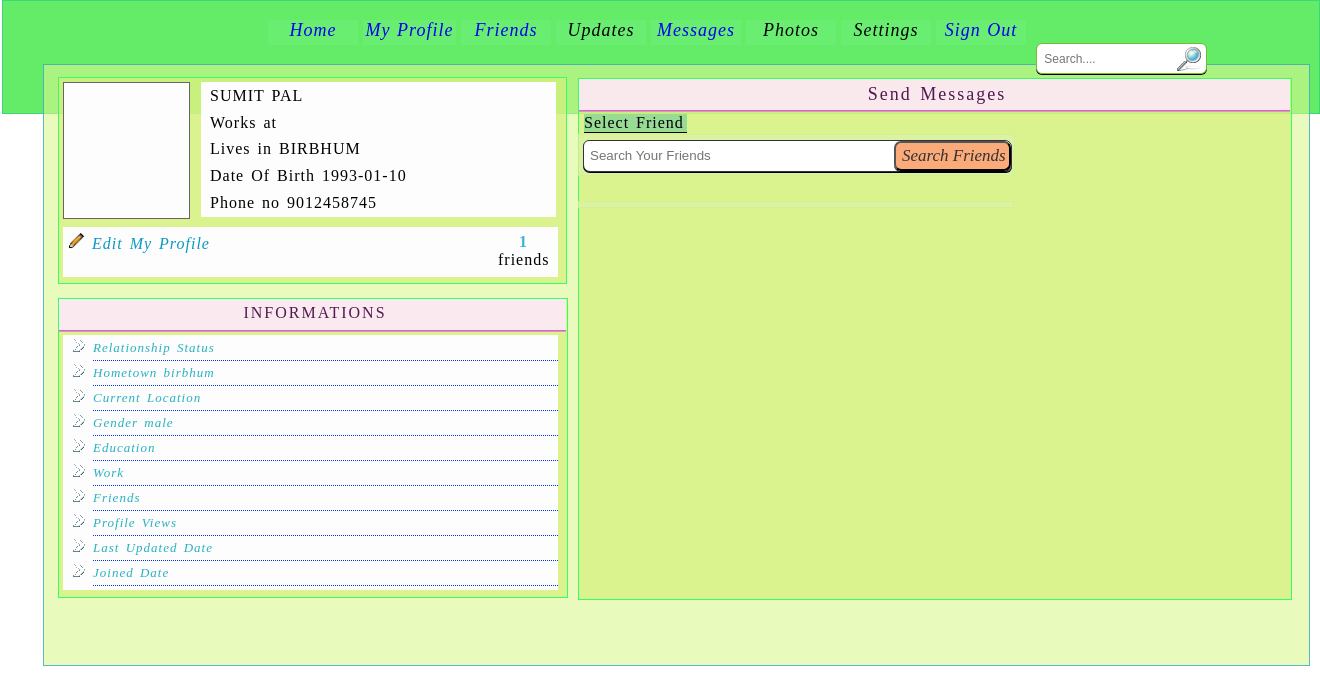
The app's page /select_user.php (signed in) with its own data.
### tables this page shows
CREATE TABLE IF NOT EXISTS `members` (
  `mem_id` int(20) NOT NULL AUTO_INCREMENT,
  `username` varchar(32) NOT NULL,
  `password` varchar(32) NOT NULL,
  `fname` varchar(30) NOT NULL,
  `lname` varchar(30) NOT NULL,
  `address` varchar(35) NOT NULL,
  `DOB` date NOT NULL,
  `email` varchar(30) NOT NULL,
  `contact` varchar(30) NOT NULL,
  `gender` varchar(10) NOT NULL,
  PRIMARY KEY (`mem_id`)
);

### select_user.php (the view, shortened to what this page needs)
<!DOCTYPE html PUBLIC "-//W3C//DTD XHTML 1.0 Transitional//EN" "http://www.w3.org/TR/xhtml1/DTD/xhtml1-transitional.dtd">
<html xmlns="http://www.w3.org/1999/xhtml">
<head>
<link href="css/select_user.css" rel="stylesheet" type="text/css">
</head>
<body>
<?php
require_once("php_functions.php");
if((isset($_SESSION["username"])) && (isset($_SESSION["password"]))){
	$username=$_SESSION["username"];
	$password=$_SESSION["password"];
	$query1def="SELECT * FROM `members` WHERE `username`='$username' AND `password`='$password'";
	$result1def=mysql_query($query1def, $conn);
	$list1def = mysql_fetch_assoc($result1def);
?>
<div id="body">
<div id="head">
<div id="mnubar">
  <span id="home"><a href="home.php"> Home </a></span>
  <span id="myprofile"><a href="edit.php"> My Profile </a></span>
  <span id="friends"><a href="friends.php"> Friends </a></span>
  <span id="updates"> Updates</span>
  <span id="messages"> <a href="message.php"> Messages </a></span>
  <span id="photos"> Photos</span>
  <span id="settings"> Settings</span>
  <span id="signout"><a href="logout.php"> Sign Out </a></span>
</div>
<div id="src">
  <form id="frmsrc" name="frmsrc" method="post" action="s_friend_r.php">
  <input name="txtsearch" type="text" id="txtsrc" maxlength="50" placeholder=" Search...." onfocus="value=''" required/>
  <input name="btnsrc" type="submit" id="btnsrc" value=""  />
  </form>
</div>
</div>
</div>
<div id="main">
<div id="topleft">
<div id="photo">
</div>
<div id="details">
  <table width="347" height="135" border="0" cellpadding="2" cellspacing="2">
    <tr>
      <td><?php echo strtoupper( $list1def['fname'].' '.$list1def['lname']);  ?></td>
    </tr>
    <tr>
      <td>Works at</td>
    </tr>
    <tr>
      <td>Lives in <?php echo strtoupper( $list1def['address']) ?></td>
    </tr>
    <tr>
      <td>Date Of Birth <?php echo $list1def['DOB']; ?></td>
    </tr>
    <tr>
      <td>Phone no <?php echo $list1def['contact'] ?></td>
    </tr>
  </table>
</div>
<div id="photobottom">
<a href="edit.php?mem_id=<?php echo $list1def['mem_id'];?>">
	 <em id="txtEMP"><img src="images/edit.gif" width="17" height="17" /> Edit My Profile </em> </a>
<label id="noFrnd" >
  	<center><strong style="color:rgba(35,175,205,0.9)"> <?php require("number_of_friends.php"); ?></strong><br> friends</center>
</label>
</div>
</div>
<div id="topright">
<label id="activity" > Select Friend </label>
  <div id="mymessage"><center> Send Messages</center></div>
  <div id="user">
<div id="fsearch">
  <form id="frmsearch" method="post" action="<?php select_user(); ?>">
    <input type="search" name="txtsearch" id="txtsearch" maxlength="50" placeholder="Search Your Friends" required/>
    <input name="btnsearch" id="btnsearch" type="submit" value="Search Friends" />
  </form>
</div>
  </div>
  <div id="msg">
  </div>
</div>
<div id="midleft">
  <div id="infohead" align="center">INFORMATIONS</div>
  <div id="info"><ul id="ulinfo">
  <li>Relationship Status</li>
  <li>Hometown <?php echo $list1def['address'] ?></li>
  <li>Current Location</li>
  <li>Gender <?php echo $list1def['gender'] ?></li>
  <li>Education</li>
  <li>Work</li>
  <li>Friends</li>
  <li>Profile Views</li>
  <li>Last Updated Date</li>
  <li>Joined Date </li>
  </ul></div>
</div>
</div>
<?php  }
else{
	$_SESSION["LoggedOut"]="AlreadyLoggedOut";
	session_write_close();
	header("location: index.php");
	exit();
	}
 ?>
</body>
</html>

### records on screen
members: fname+lname "SUMIT PAL", address "BIRBHUM", DOB "1993-01-10", contact "9012458745", address "birbhum", gender "male"

### other values on screen
$counterno "1"
